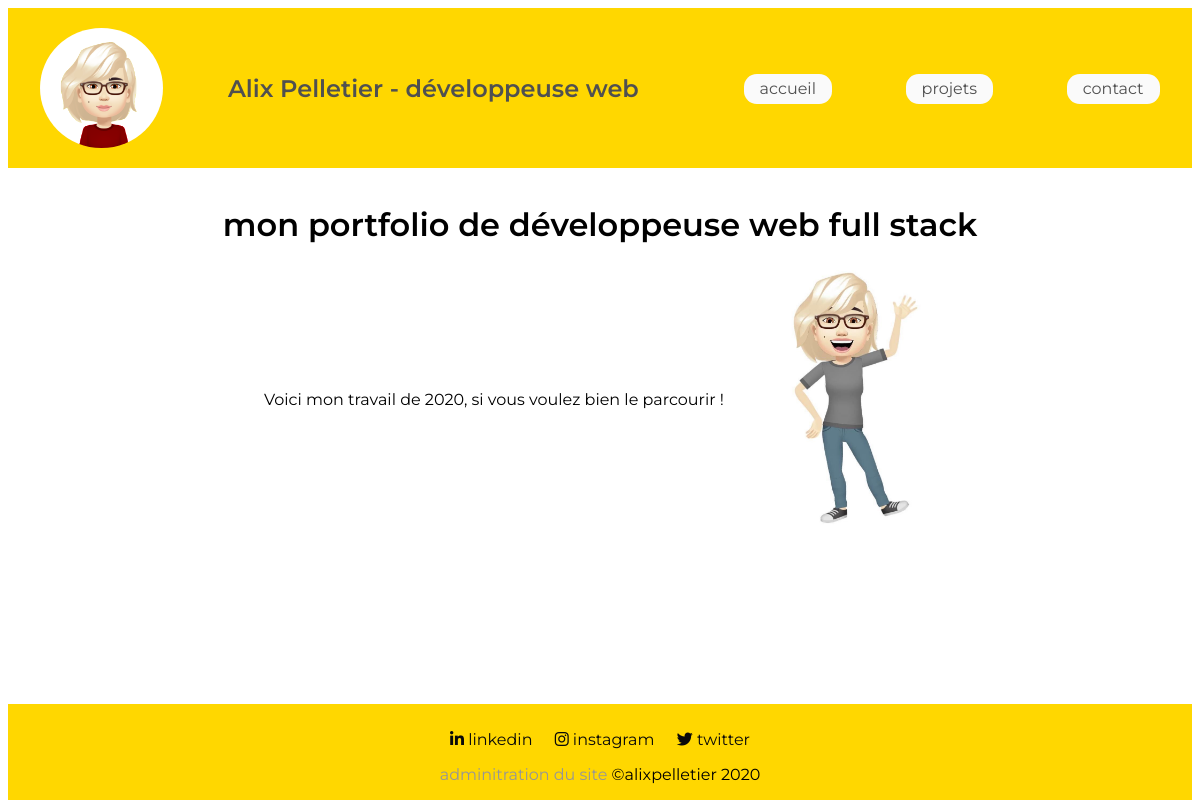
/templates/accueil.php, run on the app's committed database.
### tables this page shows
CREATE TABLE `simple_donnee` (
  `nom_donnee` varchar(100) NOT NULL,
  `valeur` varchar(300) NOT NULL,
  `id_donnee` int(11) NOT NULL
);

### templates/accueil.php (the view, shortened to what this page needs)
<?php
include "include/header.php" ?>
<main>
  <div class="container">
    <div class="titre_accueil">
      <h1><?php echo MontrerValeur("TITRE_ACCUEIL")?></h1>
    </div>
    <div class="accueil_texte_image">
      <div class="texte_accueil">
        <p><?php echo nl2br(MontrerValeur("TEXTE_ACCUEIL"))?></p>
      </div>
      <div class="image_accueil">
        <?php echo html_image("img/accueil.jpg", "image_d_accueil")?>
      </div>
    </div>
</main>
<?php include "include/footer.php" ?>

### templates/include/header.php (shortened to what this page needs)
<!DOCTYPE html>
<html lang="fr" dir="ltr">
  <head>
    <link rel="stylesheet" href="<?php echo URL_TEMPLATE ?>css/style.css" />
  </head>
  <body>
    <header>
      <img src="../img/contact/avatar_thumbnail.png" class="avatar_thumbnail" alt="">
      <h2><?php echo MontrerValeur("mon_nom") . " - " . MontrerValeur("ma_fonction")?></h2>
      <?php include "nav.php" ?>
    </header>

### templates/css/style.css (style rules this page uses)
header { align-items: center; background-color: gold; display: flex; justify-content: space-around; min-height: 20vh; }
main, .nav_chapitres, .one_chapter { display: flex; flex-direction: column; margin: auto; min-height: 63vh; padding: 1rem 2rem; }
.accueil_texte_image { align-items: center; display: flex; flex-direction: row; justify-content: space-between; margin: auto; width: 56vw; }
.texte_accueil { text-align: center; }
h1, h3 { font-family: 'Montserrat', sans-serif; text-align: center; }
h1 { font-weight: 600; }
h2, h4 { color: rgb(80, 80, 80); font-family: 'Montserrat', sans-serif; }
header h2 { font-weight: 600; }
.texte_accueil p { font-family: 'Montserrat', sans-serif; }
.avatar_thumbnail { border-radius: 50%; height: 15vh; }

### data on the page
simple_donnee: valeur "Alix Pelletier"
simple_donnee: valeur "développeuse web"
simple_donnee: valeur "mon portfolio de développeuse web full stack"
simple_donnee: valeur "Voici mon travail de 2020, si vous voulez bien le parcourir !"
